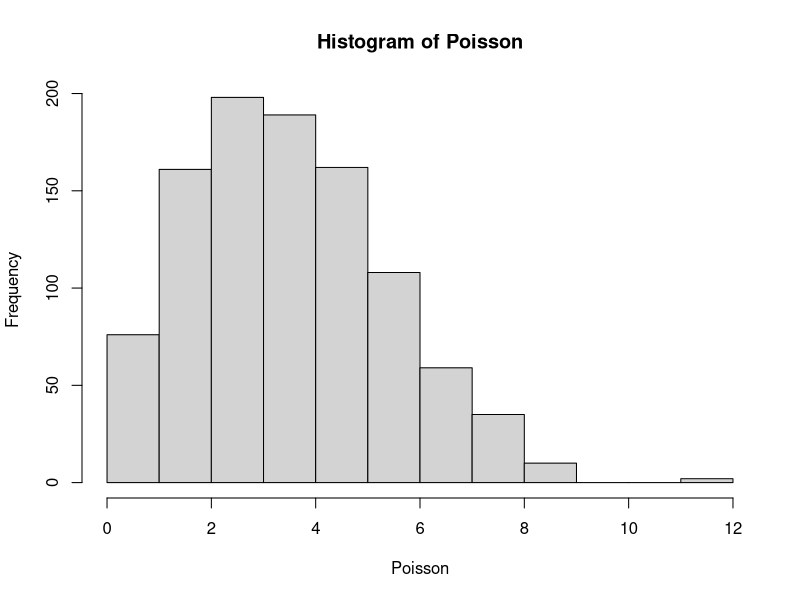

Source code (R):
## ---- chunk 1
knitr::opts_chunk$set(echo = TRUE)
## ---- chunk 2
dpois(x=4, lambda=4)
## ---- chunk 3
dpois(x=0, lambda=4)
## ---- chunk 4
Poisson <- rpois(1000, lambda=4)
hist(Poisson)
